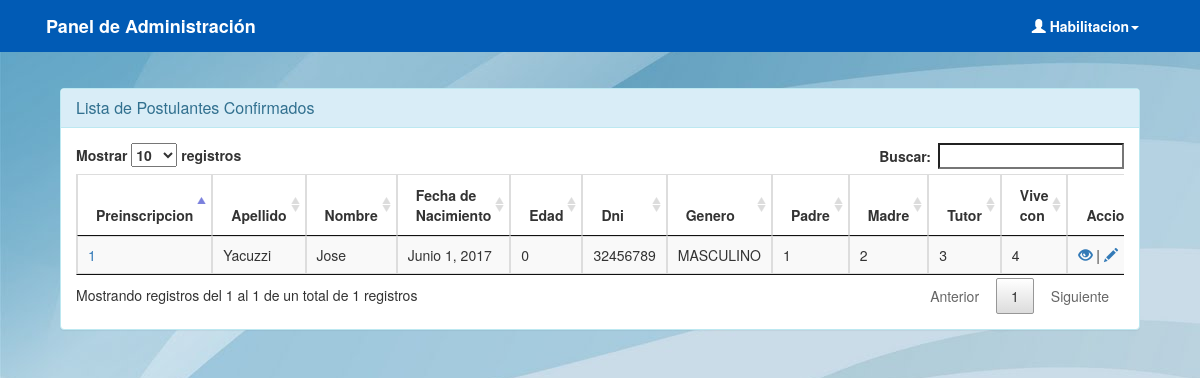
Page /administrador/post-confirmados/ (signed in) on the earlier database version.
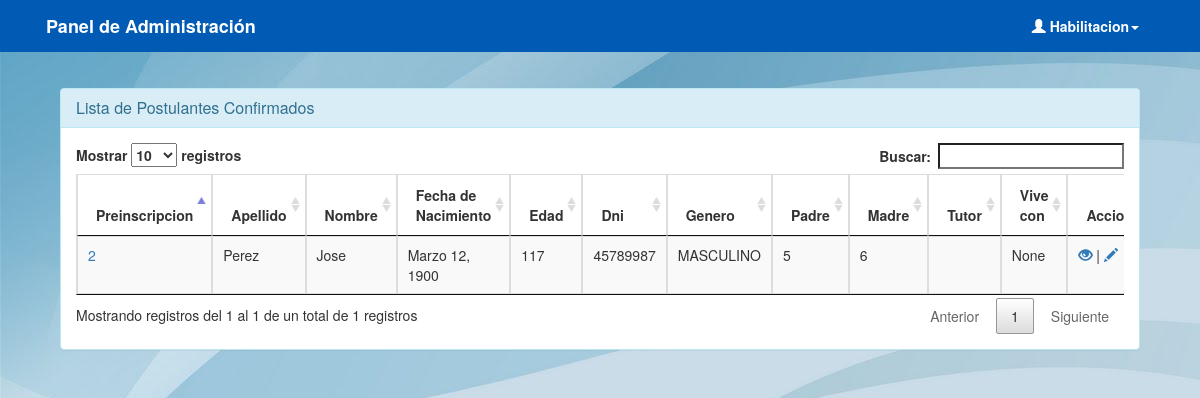
Same page on the later database version.
### preinscripcion/models.py (models this page shows)
class PostulanteConfirmado(models.Model):
    dni                 = models.CharField(max_length=8, unique=True)
    postulante          = models.ForeignKey(Postulante, null=True)

class Postulante(models.Model):
    GENERO = (
        ('FEMENINO', 'Femenino'),
        ('MASCULINO', 'Masculino'),
    )
    apellido 			= models.CharField(max_length=50)
    nombre 				= models.CharField(max_length=50)
    fecha_nacimiento 	= models.DateField()
    edad				= models.PositiveIntegerField()
    dni 				= models.CharField(max_length=8)
    genero				= models.CharField(max_length=15, choices=GENERO, default='MASCULINO')
    domicilio 			= models.CharField(max_length=150)
    vive_con			= models.ForeignKey(Responsable, related_name='vive_con', blank=True, null=True)
    padre				= models.ForeignKey(Responsable, related_name='padre', null=True)
    madre				= models.ForeignKey(Responsable, related_name='madre', null=True)
    tutor				= models.ForeignKey(Responsable, related_name='tutor', null=True)
    hermanos			= models.ManyToManyField('self', blank=True, null=True)
    preinscripcion      = models.ForeignKey(Preinscripcion4Anios, null=True)

class Preinscripcion4Anios(models.Model):
    ESTADOPREINSCRIPCION = (
        ('PREINSCRIPTO', 'Preinscripto'),
        ('CONFIRMADO', 'Confirmado'),
        ('DESCARTADO', 'Descartado'),
        ('AUSENTE', 'Ausente'),
        ('RECHAZADO', 'Rechazado'),
        ('ALUMNO', 'Alumno'),
    )
    fecha               = models.DateField(auto_now_add=True)
    hora                = models.TimeField(auto_now_add=True)
    nro_de_preinscripto = models.CharField(max_length=10, unique=True, default=id_generator)
    nro_de_sorteo       = models.PositiveIntegerField(default=0)
    estado              = models.CharField(max_length=20, choices=ESTADOPREINSCRIPCION, default='PREINSCRIPTO')
    motivo              = models.TextField(default='No contesta')
    confirmado          = models.BooleanField(default=False)
    cicloLectivo        = models.ForeignKey(CicloLectivo, null=True)

class Responsable(models.Model):
    apellido 			= models.CharField(max_length=50)
    nombre 				= models.CharField(max_length=50)
    dni 				= models.CharField(max_length=8)
    email 				= models.EmailField()
    domicilio 			= models.CharField(max_length=150)
    nacionalidad		= models.CharField(max_length=150)
    telefonoPersonal	= models.CharField(max_length=30, null=True, blank=True)

### preinscripcion/views.py (the view)
# urls.py: url(r'^administrador/post-confirmados/$', views.admin_postulantes_confirmados, name='admin_postulantes_confirmados'),
@login_required(login_url='/accounts/login/')
def admin_postulantes_confirmados(request):
  pls = PostulanteConfirmado.objects.all()
  return render(request, 'admin/postulantes-confirmados.html',{
          'pls': pls
          }
          )

### preinscripcion/templatetags/auth_extras.py (called while the page is built)
@register.filter(name='has_group')
def has_group(user, group_name):
    group = Group.objects.get(name=group_name)
    return True if group in user.groups.all() else False

### preinscripcion/templates/admin/postulantes-confirmados.html
{% extends "admin.html" %}
{% block content %}
<div class="panel panel-info">
    <div class="panel-heading">
        <h3 class="panel-title">Lista de Postulantes Confirmados</h3>
    </div>
<div class="panel-body">
    <div style="max-height: 570px; overflow-y: scroll;">
    <table class="table table-bordered table-striped" id="tabla">
        <thead>
            <tr>
                <th>Preinscripcion</th>
                <th>Apellido</th>
                <th>Nombre</th>
                <th>Fecha de Nacimiento</th>
                <th>Edad</th>
                <th>Dni</th>
                <th>Genero</th>
                <th>Padre</th>
                <th>Madre</th>
                <th>Tutor</th>
                <th>Vive con</th>
                <th>Acciones</th>
            </tr>
        </thead>
        <tbody>
        {% for pl in pls %}
            <tr>
                <td><a href="">{{ pl.postulante.preinscripcion.id }}</a></td>
                <td>{{ pl.postulante.apellido }}</td>
                <td>{{ pl.postulante.nombre }}</td>
                <td>{{ pl.postulante.fecha_nacimiento }}</td>
                <td>{{ pl.postulante.edad }}</td>
                <td>{{ pl.postulante.dni }}</td>
                <td>{{ pl.postulante.genero }}</td>
                <td>{{ pl.postulante.padre.id }}</td>
                <td>{{ pl.postulante.madre.id }}</td>
                <td>{{ pl.postulante.tutor.id }}</td>
                <td>{{ pl.postulante.vive_con_id }}</td>
                <td>
                <a href="">
                    <span class="glyphicon glyphicon-eye-open" aria-hidden="true"></span>
                </a>
                |
                <a href="">
                    <span class="glyphicon glyphicon-pencil" aria-hidden="true"></span>
                </a>
                </td>
            </tr>
        {% endfor %}
        </tbody>
    </table>
    </div>
</div>
</div>
{% endblock %}

### preinscripcion/templates/admin.html (shortened to what this page needs)
{% load auth_extras %}
<!DOCTYPE html>
<html lang="es">
<head>
  {% load static %}
	<link rel="stylesheet" type="text/css" href="{% static 'preinscripcion/css/bootstrap.min.css' %}" />
  <link rel="stylesheet" type="text/css" href="{% static 'preinscripcion/css/jquery.dataTables.min.css' %}" />
  <link rel="stylesheet" type="text/css" href="{% static 'preinscripcion/css/admin.css' %}" />
</head>
<body>
{% block menu %}
<nav class="navbar navbar-default">
  <div class="container-fluid">
    <div class="navbar-header">
      <a class="navbar-brand" href="{% url 'admin_mio' %}">Panel de Administración</a>
    </div>
    <div class="collapse navbar-collapse" id="bs-example-navbar-collapse-1">
      <ul class="nav navbar-nav navbar-right">
      <li class="dropdown">
          <a href="#" class="dropdown-toggle" data-toggle="dropdown" role="button" aria-haspopup="true" aria-expanded="false"><span class="glyphicon glyphicon-user" aria-hidden="true"></span> {{ user.get_username }}<span class="caret"></span></a>
        </li>
      </ul>
    </div>
  </div>
</nav>
{% endblock %}
<div id="content" class="container-fluid">
    <div class="col-md-12">
	    {% block content %}{% endblock %}
	  </div>
	</div>
{% load static %}
</body>
</html>

### preinscripcion/static/preinscripcion/css/admin.css (style rules this page uses)
body { background-image: url('../images/fondo-admin.jpg'); }
.navbar-default { background-color: #015bb5; border-color: #015bb5; border-radius: 0px; margin-bottom: 3%; font-weight: bold; }
.navbar-default .navbar-nav>li>a , .navbar-default .navbar-brand { color: white; }
.container-fluid { width: 95%; }
.glyphicon { #font-size: 18px !important; }

Differences in the rows shown:
removed PostulanteConfirmado: postulante.preinscripcion.id "1", postulante.apellido "Yacuzzi", postulante.nombre "Jose", postulante.fecha_nacimiento "Junio 1, 2017", postulante.edad "0", postulante.dni "32456789", postulante.genero "MASCULINO", postulante.padre.id "1", postulante.madre.id "2", postulante.tutor.id "3", postulante.vive_con_id "4"
added PostulanteConfirmado: postulante.preinscripcion.id "2", postulante.apellido "Perez", postulante.nombre "Jose", postulante.fecha_nacimiento "Marzo 12, 1900", postulante.edad "117", postulante.dni "45789987", postulante.genero "MASCULINO", postulante.padre.id "5", postulante.madre.id "6", postulante.vive_con_id "None"
